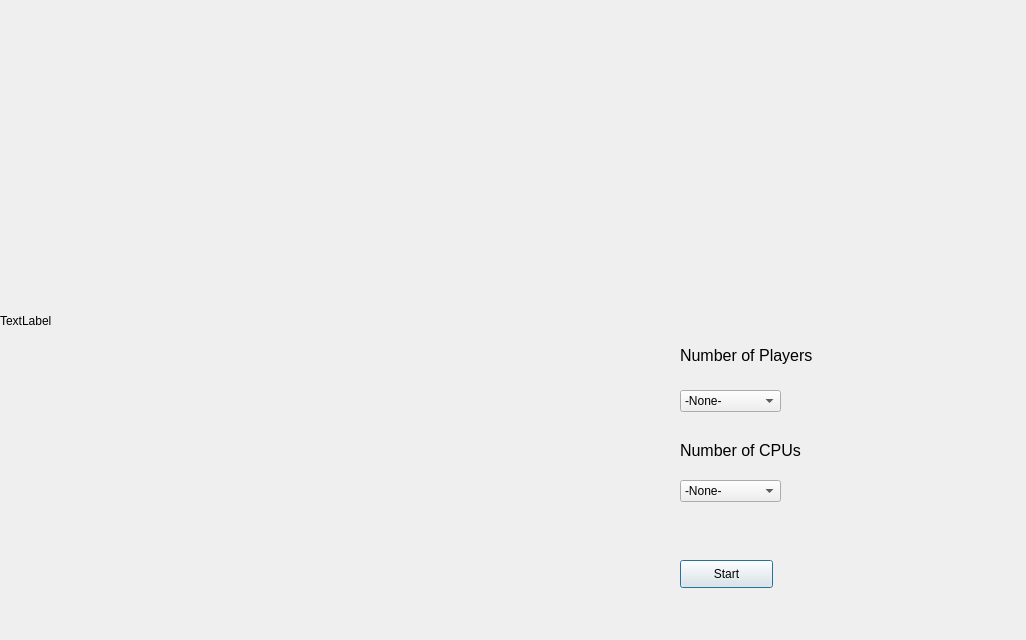
<?xml version="1.0" encoding="UTF-8"?>
<ui version="4.0">
 <class>login</class>
 <widget class="QDialog" name="login">
  <property name="geometry">
   <rect>
    <x>0</x>
    <y>0</y>
    <width>1026</width>
    <height>640</height>
   </rect>
  </property>
  <property name="windowTitle">
   <string>Dialog</string>
  </property>
  <widget class="QPushButton" name="start">
   <property name="geometry">
    <rect>
     <x>680</x>
     <y>560</y>
     <width>93</width>
     <height>28</height>
    </rect>
   </property>
   <property name="text">
    <string>Start</string>
   </property>
  </widget>
  <widget class="QComboBox" name="numpl">
   <property name="geometry">
    <rect>
     <x>680</x>
     <y>390</y>
     <width>101</width>
     <height>22</height>
    </rect>
   </property>
   <item>
    <property name="text">
     <string>-None-</string>
    </property>
   </item>
   <item>
    <property name="text">
     <string>2</string>
    </property>
   </item>
   <item>
    <property name="text">
     <string>3</string>
    </property>
   </item>
   <item>
    <property name="text">
     <string>4</string>
    </property>
   </item>
  </widget>
  <widget class="QLabel" name="label">
   <property name="geometry">
    <rect>
     <x>680</x>
     <y>340</y>
     <width>171</width>
     <height>31</height>
    </rect>
   </property>
   <property name="font">
    <font>
     <pointsize>12</pointsize>
    </font>
   </property>
   <property name="text">
    <string>Number of Players</string>
   </property>
  </widget>
  <widget class="QLabel" name="label_2">
   <property name="geometry">
    <rect>
     <x>680</x>
     <y>440</y>
     <width>151</width>
     <height>21</height>
    </rect>
   </property>
   <property name="font">
    <font>
     <pointsize>12</pointsize>
    </font>
   </property>
   <property name="text">
    <string>Number of CPUs</string>
   </property>
  </widget>
  <widget class="QComboBox" name="numcpu">
   <property name="geometry">
    <rect>
     <x>680</x>
     <y>480</y>
     <width>101</width>
     <height>22</height>
    </rect>
   </property>
   <item>
    <property name="text">
     <string>-None-</string>
    </property>
   </item>
   <item>
    <property name="text">
     <string>1</string>
    </property>
   </item>
   <item>
    <property name="text">
     <string>2</string>
    </property>
   </item>
   <item>
    <property name="text">
     <string>3</string>
    </property>
   </item>
   <item>
    <property name="text">
     <string>4</string>
    </property>
   </item>
  </widget>
  <widget class="QLabel" name="background">
   <property name="geometry">
    <rect>
     <x>0</x>
     <y>0</y>
     <width>1031</width>
     <height>641</height>
    </rect>
   </property>
   <property name="text">
    <string>TextLabel</string>
   </property>
  </widget>
 </widget>
 <resources/>
 <connections/>
</ui>
